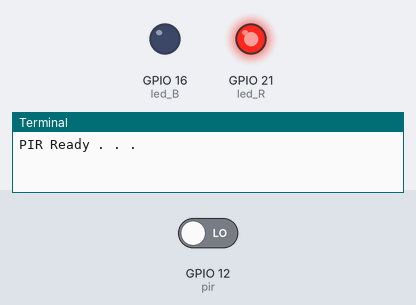
Recording of a program running on a simulated Raspberry Pi (BCM pin numbers). Parts: output pins drawn as LEDs (lit = HIGH), the last lines printed to the terminal. Inputs (shaded band) come from the test bench; at power-on: GPIO 12 (pir) LOW.

Above: at 6.2 s.
6.3 s: GPIO 12 (pir) driven HIGH
At 7.5 s:
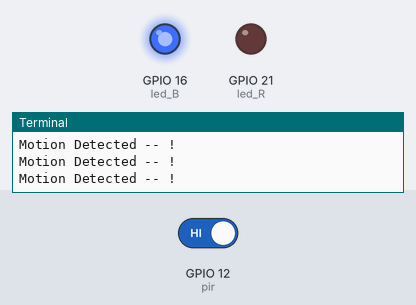
7.9 s: GPIO 12 (pir) driven LOW
At 8.7 s:
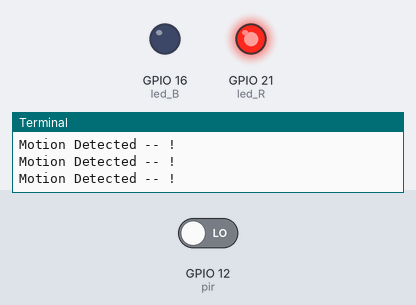
Timing chart, 0 to 10.9 s (numbered marks = the images above; inputs shaded):
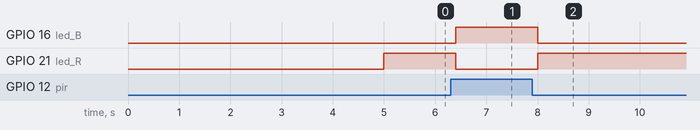

Measured:
- after the input at 6.3 s, GPIO 16 (led_B): LOW → HIGH after 0.10 s; GPIO 21 (led_R): HIGH → LOW after 0.10 s
- after the input at 7.9 s, GPIO 16 (led_B): HIGH → LOW after 0.10 s; GPIO 21 (led_R): LOW → HIGH after 0.10 s

The program:

ex09_PIR.py
```python
import RPi.GPIO as GPIO
import time

led_R = 21
led_B = 16
pir = 12

GPIO.setmode(GPIO.BCM)
GPIO.setup(led_R, GPIO.OUT)
GPIO.setup(led_B, GPIO.OUT)
GPIO.setup(pir, GPIO.IN)

print("PIR Ready . . .")
time.sleep(5)

try:
    while True:
        if GPIO.input(pir) == 1:
            GPIO.output(led_B, 1)
            GPIO.output(led_R, 0)
            print("Motion Detected -- !")
            time.sleep(0.2)

        if GPIO.input(pir) == 0:
            GPIO.output(led_R, 1)
            GPIO.output(led_B, 0)
            time.sleep(0.2)

except KeyboardInterrupt:
    print("Stopped By User")
    GPIO.cleanup()
```
